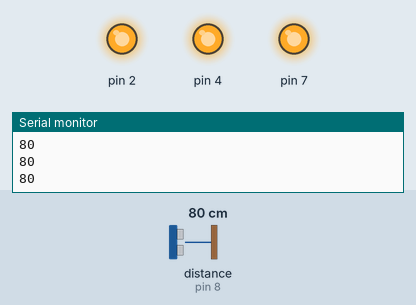
Recording of a sketch running on a simulated Arduino Uno, built with avr-gcc and run on an emulated ATmega328P. On the bench: output pins drawn as LEDs (lit = HIGH), the last lines printed to the serial monitor. Wiring (inferred from the names in the program): ultrasonic range finder: trigger pin 9; echo pin 8. Inputs (shaded band) come from the test bench; at power-on: distance to the obstacle (sensor on pin 8) 80 cm. The echo pulse lasts 58.3 µs per cm; pins used as bus, display or sensor lines are not drawn.

Above: at 1.2 s.
1.3 s: distance to the obstacle (sensor on pin 8) set to 13 cm
2.8 s: distance to the obstacle (sensor on pin 8) set to 10 cm
At 3.5 s:
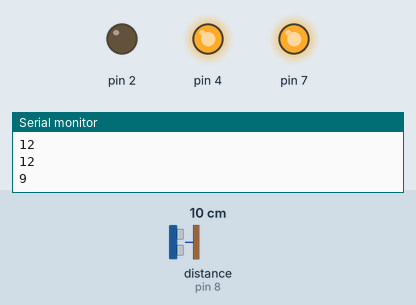
At 8.5 s:
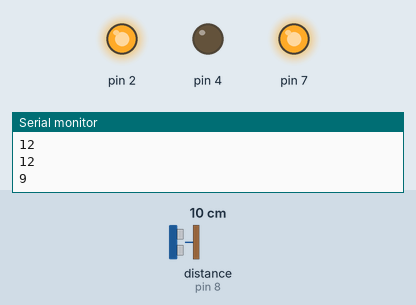
Timing chart, 0 to 25.3 s (numbered marks = the images above; inputs shaded):
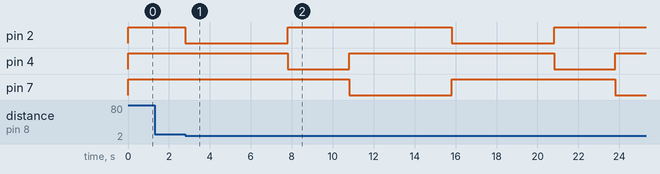

The sketch:

Proyecto_anahi.ino
```cpp
int verde =2;
int ambar =4;
int rojo =7;

int echode =8;
int trigde =9;
long distanciade;

void setup()
{
  pinMode(2, OUTPUT);
  pinMode(4, OUTPUT);
  pinMode(7, OUTPUT);
  pinMode(echode, INPUT);
  pinMode(trigde, OUTPUT);
  Serial.begin(9600);
}

void loop()
{
  while(true)
  {
    sensor();
    Serial.println(distanciade);

    if (distanciade<= 10)
    {
      semaforo();
    }
    if (distanciade >= 11)
    {
      nosemaforo();
    }
  }
}


void nosemaforo()
{


  digitalWrite(2, HIGH);
  digitalWrite(4, HIGH);
  digitalWrite(7, HIGH);
}

void semaforo()
{
  digitalWrite(2, HIGH);
  digitalWrite(4, HIGH);
  digitalWrite(7, HIGH);
  digitalWrite(2, LOW);
  delay(5000);
  digitalWrite(2, HIGH);

  digitalWrite(4, LOW);
  delay(3000);
  digitalWrite(4, HIGH);

  digitalWrite(7, LOW);
  delay(5000);
  digitalWrite(7, HIGH);
  }

void sensor()
{
  long duracion;
  digitalWrite(trigde, LOW);
  delayMicroseconds(4);
  digitalWrite(trigde, HIGH);
  delayMicroseconds(19);
  digitalWrite(trigde, LOW);
  duracion=pulseIn(echode, HIGH);
  duracion=duracion/2;
  distanciade=duracion/29;
}
```

Measured:
- the behaviour switches between 12 and 11 cm on distance to the obstacle (sensor on pin 8) (found by bisection; images 0 and 1)
- after the input at 2.8 s, pin 2: alternates HIGH for 8.0 s and LOW for 5.0 s, starting at once; pin 4: alternates HIGH for 10.0 s and LOW for 3.0 s, starting after 5.0 s; pin 7: HIGH → LOW after 8.0 s, → HIGH 5.0 s later, → LOW 8.0 s later
